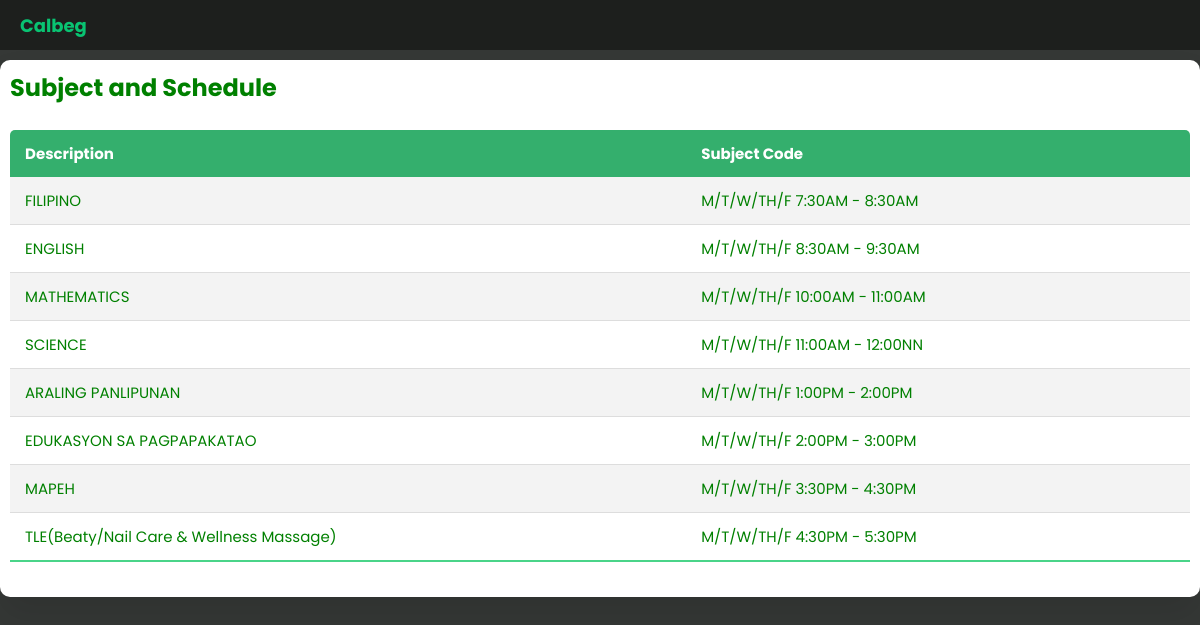
Page /student/studSched.php (signed in) on the committed database.
### tables this page shows
CREATE TABLE `tblgrading` (
  `id` int(11) NOT NULL,
  `studentid` varchar(255) NOT NULL,
  `subj` varchar(255) NOT NULL,
  `subjcode` varchar(255) NOT NULL,
  `sched` varchar(255) NOT NULL,
  `teacher` varchar(255) NOT NULL,
  `fgrading` int(2) NOT NULL,
  `sgrading` int(2) NOT NULL,
  `tgrading` int(2) NOT NULL,
  `rgrading` int(2) NOT NULL,
  `finalgrade` varchar(5) NOT NULL,
  `remarks` varchar(255) NOT NULL
);

### student/studSched.php (the view, shortened to what this page needs)
<?php
  include "../includes/database.php";
?>
<!DOCTYPE html>
<html lang="en">
  <head>
      <link rel="stylesheet" href="../assets/css/navContainer.css">
      <link rel="stylesheet" href="../assets/css/style.css">
      <link rel="stylesheet" href="../assets/css/swiper-bundle.min.css" />
  </head>
  <body>
    <?php include 'navBar/sideMenu.php';?>
    <div class="history-list">
    <h2 >Subject and Schedule</h2>
          <div class="user-details2">
          <table class="table">
            <thead>
                <thead>
                    <tr>
                        <th>Description</th>
                        <th>Subject Code</th>
                    </tr>
                </thead>
                <tbody>
                    <?php
                    $id = $_SESSION['teacherid'];
                        $ret=mysqli_query($conn,"SELECT * from tblgrading where studentid = '$id'");
                        while ($row=mysqli_fetch_array($ret)) {
                    ?>
                    <tr>
                        <td data-label="subj"><?php  echo $row['subj'];?></td>
                        <td data-label="subjcode"><?php  echo $row['sched'];?></td>
                    </tr>
                    <?php
                    }?>
            </tbody>
        </table>
          </div>
                </div>
  </body>
</html>

### assets/css/navContainer.css (style rules this page uses)
* { margin: 0; padding: 0; box-sizing: border-box; font-family: 'Poppins', sans-serif; }
body { background: #E4E9F7; }

### assets/css/style.css (style rules this page uses)
.history-list { width: 100%; padding: 10px; margin-top: 10px; background: #fff; border-radius: 10px; box-shadow: 0 20px 35px rgba(0, 0, 0, 0.1); }
.table { border-collapse: collapse; margin: 25px 0; font-size: 15px; min-width: 100%; overflow: hidden; border-radius: 5px 5px 0 0; }
table thead tr { color: #fff; background: #34AF6D; text-align: left; font-weight: bold; }
.table th, .table td { padding: 12px 15px; }
.table tbody tr { border-bottom: 1px solid #ddd; }
.table tbody tr:nth-of-type(odd) { background: #f3f3f3; }
.table tbody tr:last-of-type { border-bottom: 2px solid #4AD489; }

### student/navBar/sideMenu.php (style rules this page uses)
* { padding: 0; margin: 0; box-sizing: border-box; }
body { background-color: #353836; color: green; font-family: "Poppins", sans-serif; }

### rows in the picture
tblgrading: subj "FILIPINO", sched "M/T/W/TH/F 7:30AM - 8:30AM"
tblgrading: subj "ENGLISH", sched "M/T/W/TH/F 8:30AM - 9:30AM"
tblgrading: subj "MATHEMATICS", sched "M/T/W/TH/F 10:00AM - 11:00AM"
tblgrading: subj "SCIENCE", sched "M/T/W/TH/F 11:00AM - 12:00NN"
tblgrading: subj "ARALING PANLIPUNAN", sched "M/T/W/TH/F 1:00PM - 2:00PM"
tblgrading: subj "EDUKASYON SA PAGPAPAKATAO", sched "M/T/W/TH/F 2:00PM - 3:00PM"
tblgrading: subj "MAPEH", sched "M/T/W/TH/F 3:30PM - 4:30PM"
tblgrading: subj "TLE(Beaty/Nail Care & Wellness Massage)", sched "M/T/W/TH/F 4:30PM - 5:30PM"
